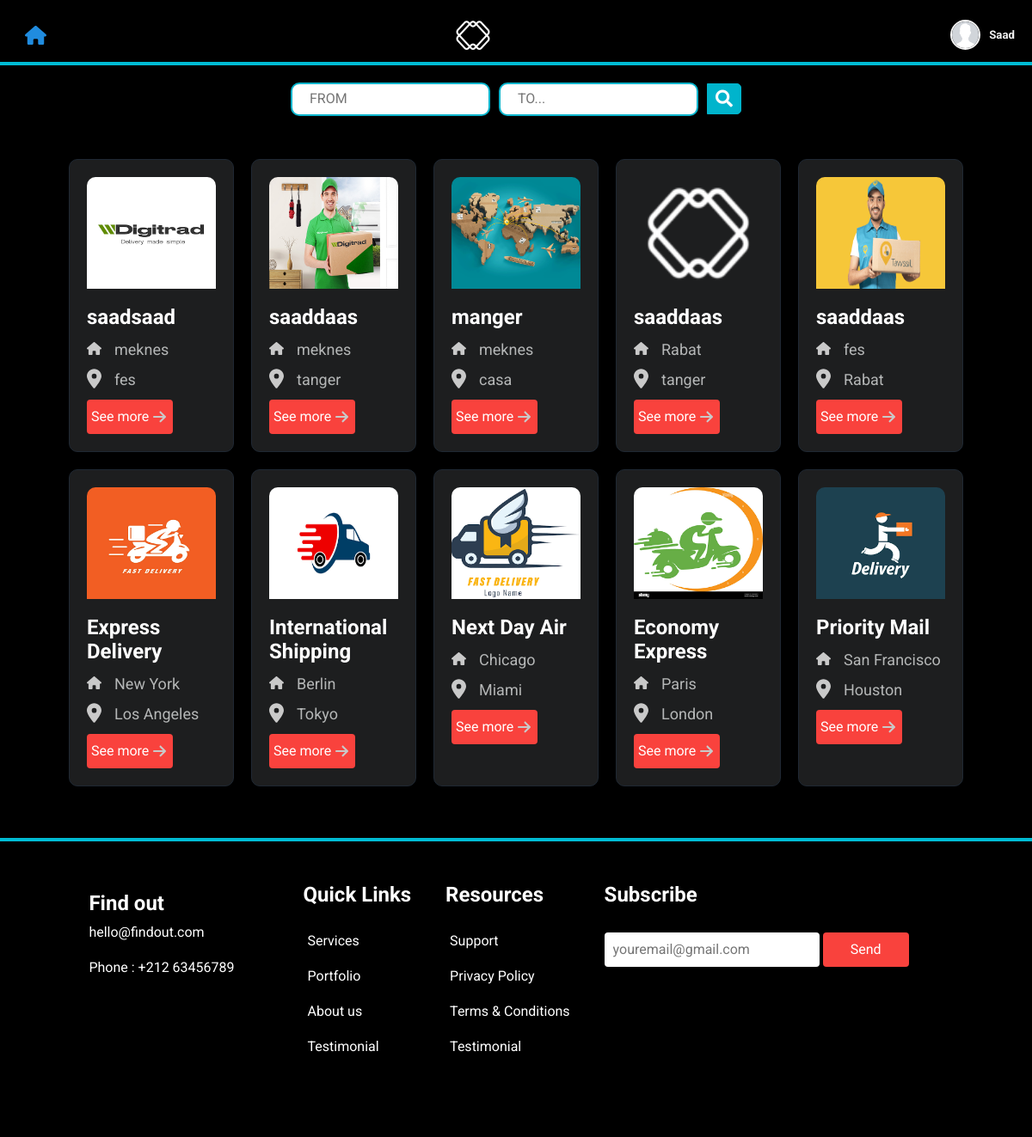
Page /clientsearch.php (signed in) on the committed database.
### tables this page shows
CREATE TABLE clientt (
    id INT AUTO_INCREMENT PRIMARY KEY,
    username VARCHAR(50) NOT NULL,
    email VARCHAR(100) NOT NULL,
    password VARCHAR(255) NOT NULL
);

CREATE TABLE offers (
    id INT AUTO_INCREMENT PRIMARY KEY,
    company_id INT NOT NULL,
    title VARCHAR(255) NOT NULL,
	fromc VARCHAR(55) NOT NULL,
    toc VARCHAR(55) NOT NULL,
    description TEXT NOT NULL,
    image VARCHAR(255) not null,
    date_posted TIMESTAMP DEFAULT CURRENT_TIMESTAMP,
    FOREIGN KEY (company_id) REFERENCES company(id)
);

### classconected.php (called while the page is built)
<?php
    class dbconected{
        public static function gestion($stmm){
            $d="mysql:host=localhost;dbname=website";
            try{
                $ddb=new PDO($d,"root","");
                $stm=$ddb->prepare($stmm);
                $stm -> execute();
               $result=$stm -> fetchAll();
            }
            catch(PDOException $e){
                echo ($e->getmessage());
            }
            return $result;
            }
    }
?>

### clientsearch.php (the view, shortened to what this page needs)
<?php
require("classconected.php");
$dd=[];
$id=$_SESSION["id"];
$d="mysql:host=localhost;dbname=website";
try{
    $ddb=new PDO($d,"root","");
    $stm=$ddb->prepare("SELECT *from clientt where id=$id");
    $stm -> execute();
    $client= $stm ->fetch();
    $stm="SELECT *from offers" ;
    $dd=dbconected::gestion($stm);
}
catch(PDOException $e){
    echo ($e->getmessage());
}
 ?>
<!DOCTYPE html>
<html lang="en">
<head>
<link rel="stylesheet" href="https://cdnjs.cloudflare.com/ajax/libs/font-awesome/5.15.3/css/all.min.css">
</head>
<body>
<header>
<a href="clientsearch.php" class="home"></a>
        <div class="log">
                <a href="landing__page.html"><img src="img/logosite.png" class="img"/></a>
        </div>
        <a href="clientpro.php">
              <div class="logo">
                        <div class="imgbox">
                            <img src="<?='images/'.$client['image']?>" >
                        </div>
                        <h5><?=$client['username']?></h5>
            </div>
        </a>
  </header>
  <div class="searchs">
    <input type="search" id="from"  class="search" placeholder="FROM" name="from">
    <input type="search" id="to" class="search"  placeholder="TO..." name="to">
    <button type="submit" class="searchButton" name="btn" onclick="sendValues()">
        <i class="fa fa-search"></i>
     </button>
  </div>
  <div class="posts">
        <?php foreach($dd as $d): ?>
            <div class="post">
                <img src="<?= "img/".$d['image']; ?>" alt="<?= $d['title']; ?>">
                <h2><?= $d['title']; ?></h2>
                <p class="p">
                   <?="   ".$d['fromc']; ?></p>
                <p class="p"><svg class="b" xmlns="http://www.w3.org/2000/svg" viewBox="0 0 384 512"><path fill="#c9c9c9" d="M215.7 499.2C267 435 384 279.4 384 192C384 86 298 0 192 0S0 86 0 192c0 87.4 117 243 168.3 307.2c12.3 15.3 35.1 15.3 47.4 0zM192 128a64 64 0 1 1 0 128 64 64 0 1 1 0-128z"/></svg>
                  <?=" ".$d['toc']; ?></p>
                <a href="offerinfo.php?x=<?=$d['id']?>&y=<?=$d['company_id']?>" id="btn2" >See more
                </a>
            </div>
        <?php endforeach; ?>
   </div>
   <div class="containerfo">
        <div class="footer">
          <div class="logsection">
            <h2>Find out</h2>
            <span>hello@findout.com</span>
            <span>Phone : +212 63456789</span>
          </div>
          <div class="footer-heading h1">
            <h2> Quick Links </h2>
            <a href="">Services</a>
            <a href="">Portfolio</a>
            <a href="">About us</a>
            <a href="">Testimonial</a>
          </div>
          <div class="footer-heading h2">
            <h2> Resources </h2>
            <a href="">Support</a>
            <a href="">Privacy Policy</a>
            <a href="">Terms & Conditions</a>
            <a href="">Testimonial</a>
          </div>
          <div class="footer-email">
            <h2> Subscribe </h2>
            <input type="email" placeholder="youremail@gmail.com" id="email">
            <input type="submit" value="Send" id="btn">
          </div>
        </div>
      </div>
</body>
</html>

### clientsearch.php (style rules this page uses)
* { margin: 0; padding: 0; box-sizing: border-box; font-family: 'Roboto', sans-serif; }
header { display: flex; background-color: #000000; color: white; padding: 10px; justify-content: space-between; align-items: center; text-align: center; gap: 350px; border-bottom: #00bcd4 solid 4px; width: 100%; }
.log { display: flex; width: 100px; }
img { width: 50px; }
.a { width: 25px; }
svg { width: 17px; }
a { text-decoration: none; color: #fff; display: flex; }
.home { position: relative; left: 14px; }
body { font-family: Arial, sans-serif; background-color: #000; margin: 0; padding: 0; color: #f0f0f0; }
.posts { display: flex; flex-wrap: wrap; justify-content: center; padding: 20px; margin-bottom: 30px; }
.post { background: rgb(29, 30, 31); border: 1px solid #1F2833; margin: 10px; padding: 20px; width: calc(20% - 40px); box-shadow: 0 2px 4px rgba(0, 0, 0, 0.5); border-radius: 10px; transition: transform 0.3s, box-shadow 0.3s; }
.post img { width: 100%; height: 130px; border-radius: 10px 10px 0 0; }
.post h2 { margin: 15px 0 10px 0; color: #fff; font-size: 1.5em; }
.post p { color: rgb(181, 183, 183); line-height: 1.5; }
.containerfo { background-color: #000000; color: white; overflow: hidden; border-top: #00bcd4 solid 4px; padding-bottom: 1rem; padding-top: 3rem; padding-right: 40px; width: 100%; padding-left: 0; margin-left: 0; }
.footer { display: flex; width: 100%; height: 35vh; justify-content: center; flex-wrap: wrap; margin: 0 auto; gap: 40px; }
.logsection { display: flex; flex-direction: column; gap: 10px; padding-right: 40px; }
.footer-heading ,.logsection { display: flex; flex-direction: column; }
.footer-heading h2 { margin-bottom: 20px; }
.footer-heading a { text-decoration: none; color: #fff; margin-bottom: 12px; }
.footer span { text-decoration: none; margin-bottom: 12px; }
.footer-email h2 { margin-bottom: 30px; }
#email { width: 250px; height: 40px; border-radius: 4px; outline: none; border: none; padding-left: 10px; font-size: 1rem; margin-bottom: 10px; }
#btn { width: 100px; height: 40px; border-radius: 4px; background-color: #f9423d; outline: none; border: none; color: #fff; font-size: 1rem; }
.searchs { display: flex; justify-content: center; align-items: center; padding: 20px; gap: 10px; }
.search { width: 20%; padding: 10px; border: 2px solid #00B4CC; border-radius:10px; }
.search::placeholder { position: relative; left: 10px; font-size: 1rem; }
.searchButton { width: 40px; height: 36px; border: 1px solid #00B4CC; background: #00B4CC; text-align: center; color: #fff; border-radius: 0 5px 5px 0; cursor: pointer; font-size: 20px; }
.p { display: flex; position: relative; left: 10px; gap: 5px; font-size: 18px; margin-bottom: 8px; }
.b { position: relative; right: 10px; bottom: 1px; }
#btn2 { margin-top: 10px; width: 100px; height: 40px; border-radius: 4px; background-color: #f9423d; outline: none; border: none; color: #fff; font-size: 1rem; }
a { text-decoration: none; color: #337af1; padding-top: 10px; padding-left:5px; }
.c { width: 15px; position: relative; bottom: 5px; left: 5px; }
.imgbox { width: 35px; height: 35px; border: 2px solid whitesmoke; border-radius: 50%; overflow: hidden; }
.imgbox img { width: 155%; position: relative; right: 9px; }
.logo { display: flex; justify-content: center; align-items: center; gap: 10px; margin-right: 10px; }
.logo h5 { text-transform: capitalize; }
a { text-decoration: none; color: #f0f0f0; }

### rows in the picture
clientt: image (picture), username "Saad"
offers: image (picture), title "saadsaad", fromc "meknes", toc "fes"
offers: image (picture), title "saaddaas", fromc "meknes", toc "tanger"
offers: image (picture), title "manger", fromc "meknes", toc "casa"
offers: image (picture), title "saaddaas", fromc "Rabat", toc "tanger"
offers: image (picture), title "saaddaas", fromc "fes", toc "Rabat"
offers: image (picture), title "Express Delivery", fromc "New York", toc "Los Angeles"
offers: image (picture), title "International Shipping", fromc "Berlin", toc "Tokyo"
offers: image (picture), title "Next Day Air", fromc "Chicago", toc "Miami"
offers: image (picture), title "Economy Express", fromc "Paris", toc "London"
offers: image (picture), title "Priority Mail", fromc "San Francisco", toc "Houston"
